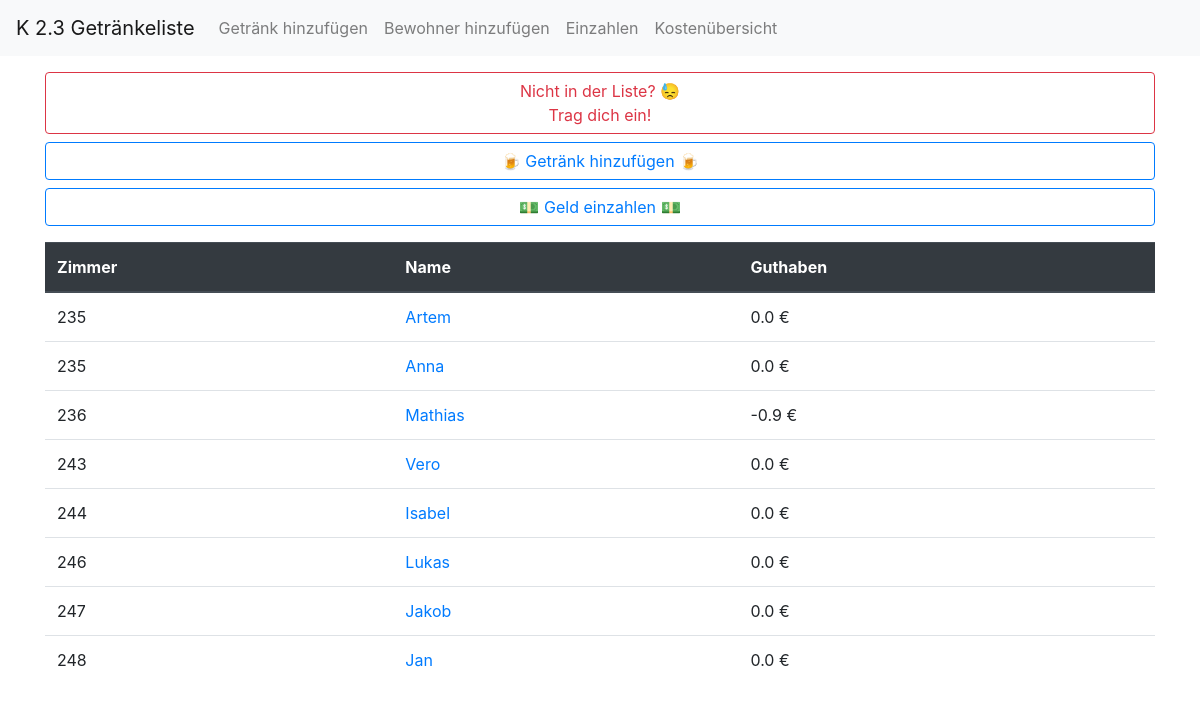
/drinkcounter/overview/, run on an earlier commit of the app's database.
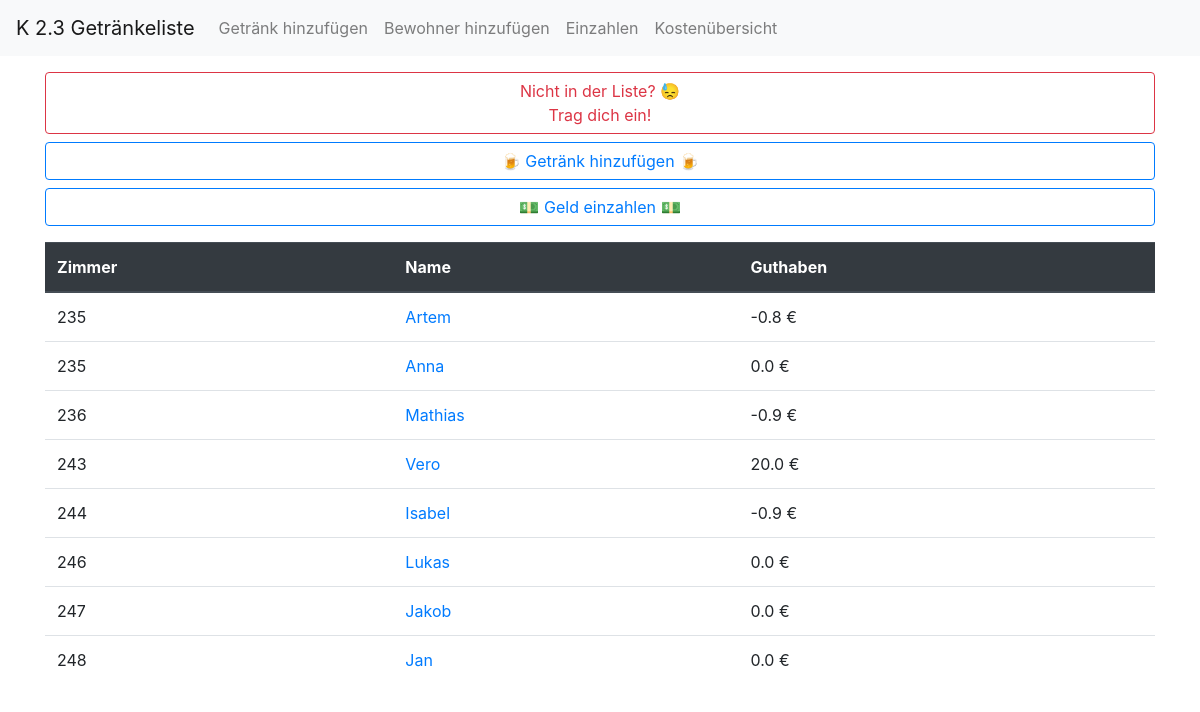
And on a later commit of the database.
### drinkcounter/models.py (models this page shows, shortened)
class Resident(models.Model):
    class Meta:
        verbose_name = 'Resident'
        verbose_name_plural = 'Residents'
    room_number = models.IntegerField()
    name = models.CharField(max_length=50)
    moved_out = models.BooleanField(default=False)
    credit = models.FloatField(default=0)
    def calculateConsumptionPerResident(self):
        """
        Calculate how much each beverages each resident consumes
        """
        return Consumption.objects.filter(resident=self).count()
    consumption_count = property(calculateConsumptionPerResident)

### drinkcounter/views.py (the view)
# urls.py: path('overview/', OverviewView.as_view(), name='OverviewView'),
class OverviewView(TemplateView):
    template_name = 'drinkcounter/overview.html'
    def get(self, request):
        try:
            resident_internal = Resident.objects.filter(room_number__range=(235, 248), moved_out=False)
            resident_internal = resident_internal.order_by('room_number')
            resident_internal_mvd = Resident.objects.filter(room_number__range=(235, 248), moved_out=True)
            resident_internal_mvd = resident_internal_mvd.order_by('room_number')
            resident_external = Resident.objects.exclude(room_number__range=(235, 248))
            resident_external = resident_external.order_by('room_number')
            beverage = Beverage.objects.all()
            consumption = Consumption.objects.all()
        except ObjectDoesNotExist:
            raise Http404("This resident does not exist")
        context = {
            'resident_internal': resident_internal,
            'resident_internal_mvd': resident_internal_mvd,
            'resident_external': resident_external,
            'consumption': consumption,
            'beverage': beverage,
        }
        return render(request, self.template_name, context=context)

### drinkcounter/templates/drinkcounter/overview.html (shortened to what this page needs)
{% extends "navbar.html" %}
{% load drinkcounter_extras %}
{% block content %}
<div class="container mt-3">
    <div class="row mb-3">
        <div class="col">
            <a class="btn btn-outline-danger btn-block" href="{% url 'drinkcounter:AddResidentView' %}">Nicht in der Liste? &#128531; <br>Trag dich ein!</a>
            <a class="btn btn-outline-primary btn-block" href="{% url 'drinkcounter:AddBeverageView' %}">&#127866; Getränk hinzufügen &#127866;</a>
            <a class="btn btn-outline-primary btn-block" href="{% url 'drinkcounter:MakePaymentView' %}">💵 Geld einzahlen 💵</a>
        </div>
    </div>
    <div class="row justify-content-center">
        <div class="col">
            <table class="table">
                <thead class="thead-dark">
                    <tr>
                        <th scope="col">Zimmer</th>
                        <th scope="col">Name</th>
                        <th scope="col">Guthaben</th>
                    </tr>
                </thead>
                <tbody>
                    {% for resident in resident_internal %}
                    <tr>
                        <td>{{ resident.room_number }}</td>
                        <td><a href="{% url 'drinkcounter:DetailedView' resident.id %}">{{ resident.name }}</a></td>
                        <td>{{ resident.credit }} €</td>
                    </tr>
                    {% endfor %}
                </tbody>
                </table>
        </div>
    </div>
</div>
{% endblock %}

### templates/navbar.html (shortened to what this page needs)
{% extends "base.html" %}
{% block navbar %}
<nav class="navbar navbar-expand-lg navbar-light bg-light">
    <a class="navbar-brand" href="{% url 'drinkcounter:OverviewView' %}">K 2.3 Getränkeliste</a>
    <div class="collapse navbar-collapse" id="navbarNavAltMarkup">
        <div class="navbar-nav">
            <a class="nav-item nav-link " href="{% url 'drinkcounter:AddBeverageView' %}">Getränk hinzufügen</a>
            <a class="nav-item nav-link" href="{% url 'drinkcounter:AddResidentView' %}">Bewohner hinzufügen</a>
            <a class="nav-item nav-link" href="{% url 'drinkcounter:MakePaymentView' %}">Einzahlen</a>
            <a class="nav-item nav-link" href="{% url 'drinkcounter:BeveragePriceView' %}">Kostenübersicht</a>
        </div>
    </div>
</nav>
{% endblock %}

### templates/base.html (shortened to what this page needs)
<!doctype html>
<html lang="en">
    <head>
        <link rel="stylesheet" href="https://stackpath.bootstrapcdn.com/bootstrap/4.4.1/css/bootstrap.min.css">
    </head>
    <body>
    {% block navbar %}{% endblock %}
    {% block content %}{% endblock %}
    </body>
</html>

What changed in the data, as far as the page shows it:
changed Resident "Artem": credit "0.0" → "-0.8"
changed Resident "Vero": credit "0.0" → "20.0"
changed Resident "Isabel": credit "0.0" → "-0.9"
